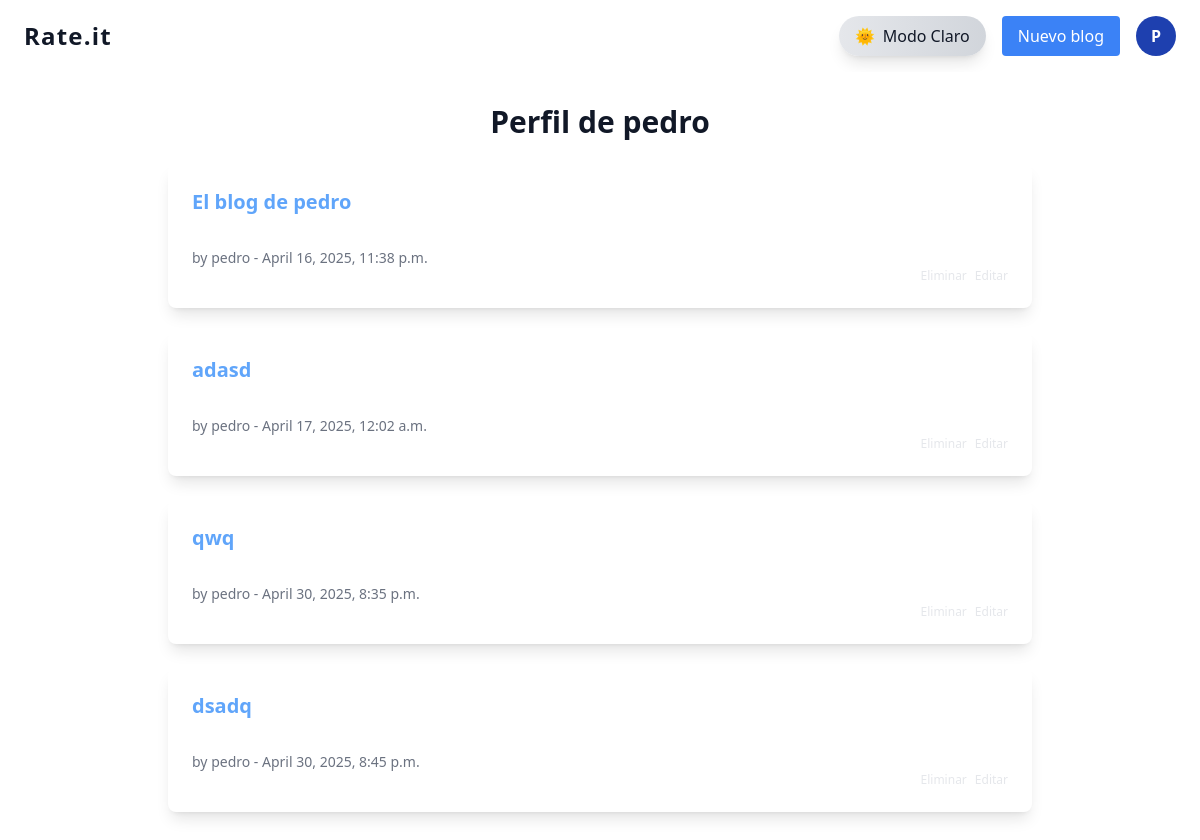
/profile/ (signed in), run on an earlier commit of the app's database.
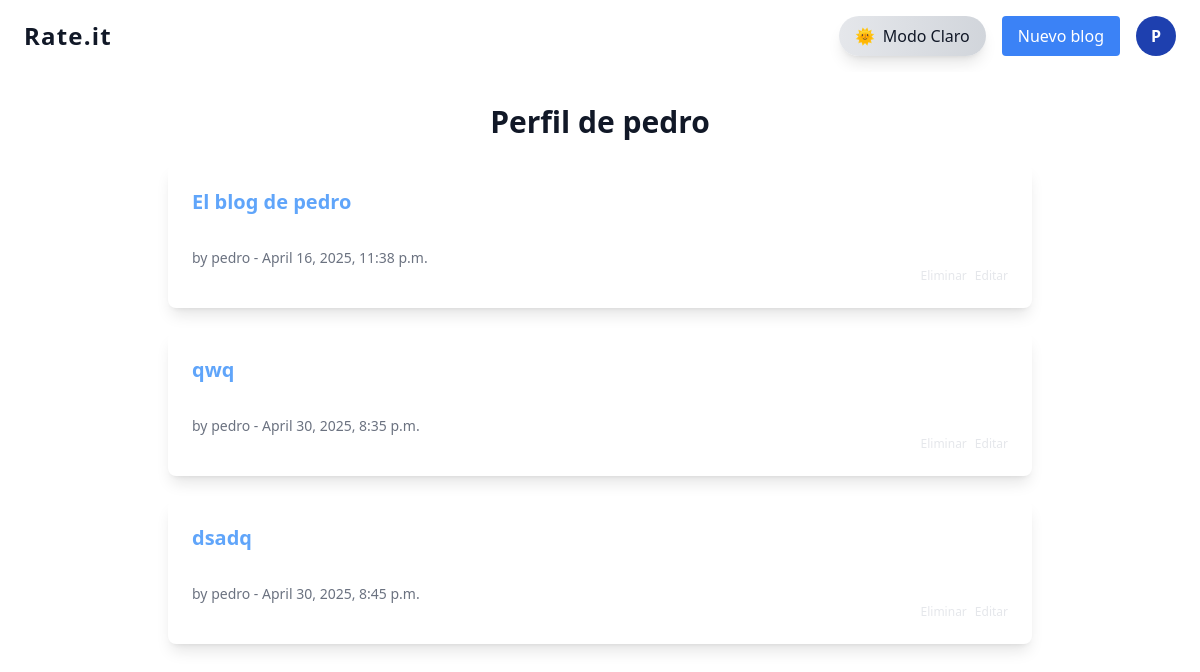
And on a later commit of the database.
### blogapp/models.py (models this page shows, shortened)
class Blog(models.Model):
    title = models.CharField(max_length=200)
    content = models.TextField(max_length=2000)
    author = models.ForeignKey(User, on_delete=models.CASCADE)
    created_at = models.DateTimeField(auto_now_add=True)
    is_deleted = models.BooleanField(default=False)
    objects = BlogManager()
    all_objects = models.Manager()

### blogapp/views.py (the view)
# urls.py: path('profile/', ProfileView.as_view(), name='profile'),
class ProfileView(ListView):
    model = Blog
    template_name = 'blogapp/profile.html'
    context_object_name = 'object_list'
    def get_queryset(self):
        return Blog.objects.filter(author=self.request.user)

### blogapp/models.py (called while the page is built)
    def get_queryset(self):
        return super().get_queryset().filter(is_deleted=False)

### blogapp/templates/blogapp/profile.html
{% extends 'base.html' %}
{% load widget_tweaks %}
{% block content %}
    <h1 class="text-3xl font-bold mb-6 text-center text-gray-900 dark:text-white">Perfil de {{user.username}} </h1>
    <div class="grid gap-6">
        {% for blog in object_list %}
            <div class="bg-white dark:bg-gray-800 rounded-lg shadow-lg p-6 hover:shadow-xl transition-all duration-700 ease-in-out dark:text-white text-gray-900 animate-fade-in">
                <h2 class="text-xl font-semibold mb-2">
                    <a href="{% url 'blogapp:blog_detail' blog.pk %}" class="text-blue-400 hover:text-blue-300">{{ blog.title }}</a>
                </h2>
                <p class="text-white text-m" >{{blog.content}}</p>
                <p class="text-sm text-gray-500 dark:text-gray-400">by {{ blog.author.username }} - {{ blog.created_at }}</p>
                <div class="flex justify-end space-x-2 text-xs my-0.2">
                    <a href="{% url 'blogapp:delete_blog' blog.pk %}" class="text-gray-200 :underline">Eliminar</a>
                    <a href="{% url 'blogapp:blog_update' blog.pk %}" class="text-gray-200 hover:underline">Editar</a>
                </div>
            </div>
        {% empty %}
            <p class="text-gray-500 dark:text-gray-400 text-center">No blogs have been posted yet.</p>
        {% endfor %}
    </div>
{% endblock %}

What changed in the data, as far as the page shows it:
removed Blog: title "adasd", author.username "pedro", created_at "April 17, 2025, 12:02 a.m."
